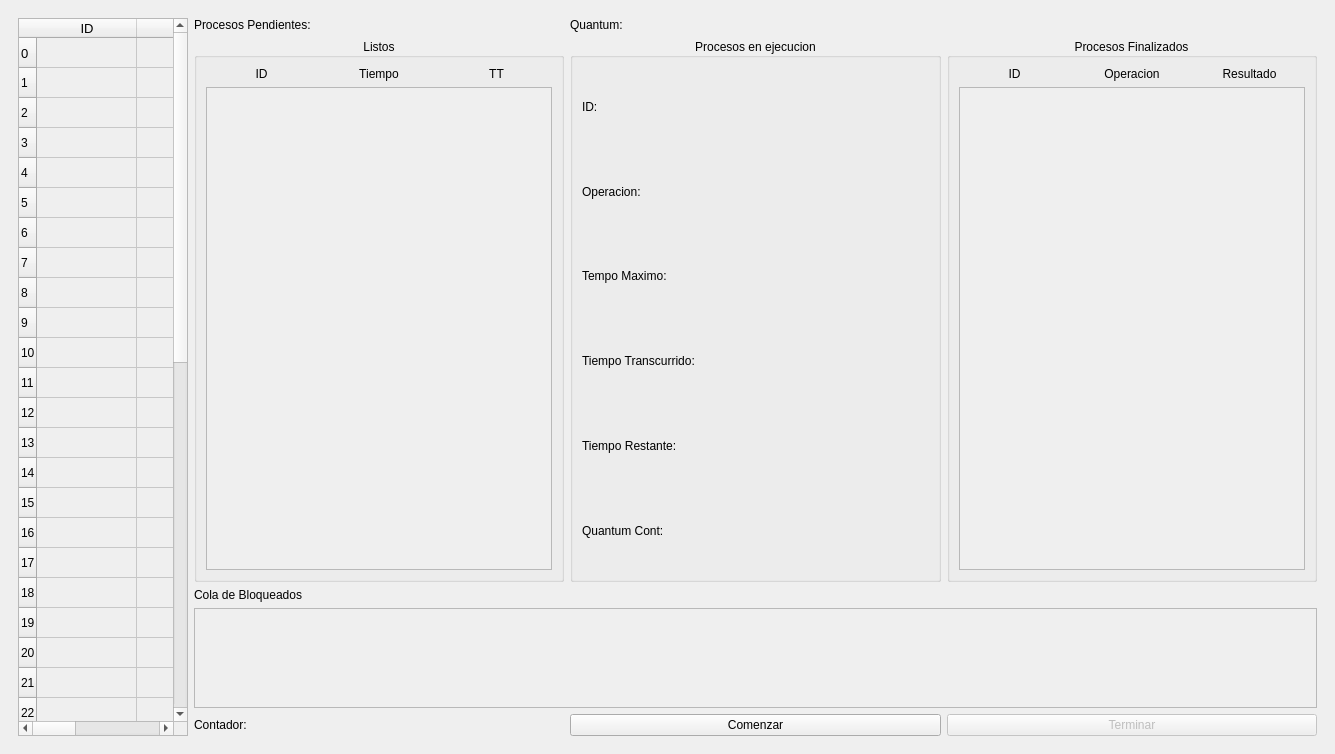
<?xml version="1.0" encoding="UTF-8"?>
<ui version="4.0">
 <class>MainWindow</class>
 <widget class="QMainWindow" name="MainWindow">
  <property name="geometry">
   <rect>
    <x>0</x>
    <y>0</y>
    <width>1335</width>
    <height>754</height>
   </rect>
  </property>
  <property name="windowTitle">
   <string>ZamaxSO</string>
  </property>
  <property name="windowIcon">
   <iconset resource="recursos.qrc">
    <normaloff>:/Styles/icono.ico</normaloff>:/Styles/icono.ico</iconset>
  </property>
  <widget class="QWidget" name="centralwidget">
   <layout class="QGridLayout" name="gridLayout">
    <item row="0" column="0">
     <widget class="QStackedWidget" name="pagesSW">
      <property name="layoutDirection">
       <enum>Qt::LeftToRight</enum>
      </property>
      <property name="autoFillBackground">
       <bool>false</bool>
      </property>
      <property name="inputMethodHints">
       <set>Qt::ImhDigitsOnly</set>
      </property>
      <property name="currentIndex">
       <number>1</number>
      </property>
      <widget class="QWidget" name="setProcessPage">
       <layout class="QGridLayout" name="gridLayout_2">
        <item row="0" column="0">
         <widget class="QGroupBox" name="howManyProcessGB">
          <property name="maximumSize">
           <size>
            <width>636</width>
            <height>279</height>
           </size>
          </property>
          <property name="styleSheet">
           <string notr="true">font: 14pt &quot;Century Gothic&quot;;

</string>
          </property>
          <property name="title">
           <string/>
          </property>
          <layout class="QGridLayout" name="gridLayout_3">
           <item row="3" column="1">
            <widget class="QLineEdit" name="insertQuantumLE"/>
           </item>
           <item row="2" column="1">
            <widget class="QLineEdit" name="numOfProcessLE">
             <property name="inputMethodHints">
              <set>Qt::ImhNone</set>
             </property>
            </widget>
           </item>
           <item row="3" column="0">
            <widget class="QLabel" name="insertQuantumLB">
             <property name="text">
              <string>Quantum</string>
             </property>
            </widget>
           </item>
           <item row="4" column="1">
            <widget class="QPushButton" name="numOfProcessPB">
             <property name="enabled">
              <bool>false</bool>
             </property>
             <property name="text">
              <string>OK</string>
             </property>
            </widget>
           </item>
           <item row="0" column="0" colspan="2">
            <widget class="QLabel" name="welcomeMsgLB">
             <property name="text">
              <string>¡Bienvenido a ZamaxSO!
 El sistema de simulacion de procesamiento mediante el algoritmo de planificacion &quot;Round Robin&quot;. 
Por favor digite la cantidad de procesos que desea realizar y el quantum o tiempo que cada proceso hará uso del procesador.</string>
             </property>
             <property name="scaledContents">
              <bool>false</bool>
             </property>
             <property name="alignment">
              <set>Qt::AlignCenter</set>
             </property>
             <property name="wordWrap">
              <bool>true</bool>
             </property>
            </widget>
           </item>
           <item row="2" column="0">
            <widget class="QLabel" name="numOfProcessLB">
             <property name="text">
              <string>No. Procesos: </string>
             </property>
            </widget>
           </item>
          </layout>
         </widget>
        </item>
        <item row="0" column="1">
         <widget class="QLabel" name="logoLB">
          <property name="maximumSize">
           <size>
            <width>320</width>
            <height>300</height>
           </size>
          </property>
          <property name="text">
           <string/>
          </property>
          <property name="pixmap">
           <pixmap resource="recursos.qrc">:/Styles/Logo.PNG</pixmap>
          </property>
          <property name="scaledContents">
           <bool>true</bool>
          </property>
         </widget>
        </item>
       </layout>
      </widget>
      <widget class="QWidget" name="executeProcessPage">
       <property name="styleSheet">
        <string notr="true">font: 14pt &quot;Century Gothic&quot;;</string>
       </property>
       <layout class="QGridLayout" name="gridLayout_5">
        <item row="1" column="1">
         <widget class="QGroupBox" name="readyProcessGB">
          <property name="maximumSize">
           <size>
            <width>392</width>
            <height>16777215</height>
           </size>
          </property>
          <property name="title">
           <string>Listos</string>
          </property>
          <property name="alignment">
           <set>Qt::AlignCenter</set>
          </property>
          <layout class="QGridLayout" name="gridLayout_4">
           <item row="0" column="1">
            <widget class="QLabel" name="timeColumnLB">
             <property name="maximumSize">
              <size>
               <width>16777215</width>
               <height>20</height>
              </size>
             </property>
             <property name="text">
              <string>Tiempo</string>
             </property>
             <property name="alignment">
              <set>Qt::AlignCenter</set>
             </property>
            </widget>
           </item>
           <item row="0" column="0">
            <widget class="QLabel" name="nameColumnLB">
             <property name="maximumSize">
              <size>
               <width>16777215</width>
               <height>20</height>
              </size>
             </property>
             <property name="text">
              <string>ID</string>
             </property>
             <property name="alignment">
              <set>Qt::AlignCenter</set>
             </property>
            </widget>
           </item>
           <item row="0" column="2">
            <widget class="QLabel" name="ttLB_2">
             <property name="text">
              <string>TT</string>
             </property>
             <property name="alignment">
              <set>Qt::AlignCenter</set>
             </property>
            </widget>
           </item>
           <item row="1" column="0" colspan="3">
            <widget class="QScrollArea" name="pendientProcessSA">
             <property name="widgetResizable">
              <bool>true</bool>
             </property>
             <widget class="QWidget" name="scrollAreaWidgetContents">
              <property name="geometry">
               <rect>
                <x>0</x>
                <y>0</y>
                <width>344</width>
                <height>441</height>
               </rect>
              </property>
              <layout class="QGridLayout" name="gridLayout_10">
               <item row="0" column="0">
                <layout class="QGridLayout" name="pendientProcessGL"/>
               </item>
              </layout>
             </widget>
            </widget>
           </item>
          </layout>
         </widget>
        </item>
        <item row="4" column="3">
         <widget class="QPushButton" name="finishPB">
          <property name="enabled">
           <bool>false</bool>
          </property>
          <property name="text">
           <string>Terminar</string>
          </property>
         </widget>
        </item>
        <item row="3" column="1" colspan="3">
         <widget class="QScrollArea" name="blockedSA">
          <property name="maximumSize">
           <size>
            <width>16777215</width>
            <height>100</height>
           </size>
          </property>
          <property name="widgetResizable">
           <bool>true</bool>
          </property>
          <widget class="QWidget" name="scrollAreaWidgetContents_3">
           <property name="geometry">
            <rect>
             <x>0</x>
             <y>0</y>
             <width>1121</width>
             <height>98</height>
            </rect>
           </property>
           <layout class="QGridLayout" name="gridLayout_13">
            <item row="1" column="0">
             <layout class="QGridLayout" name="blockedGL"/>
            </item>
           </layout>
          </widget>
         </widget>
        </item>
        <item row="4" column="2">
         <widget class="QPushButton" name="startPB">
          <property name="text">
           <string>Comenzar</string>
          </property>
         </widget>
        </item>
        <item row="1" column="2">
         <widget class="QGroupBox" name="executeProcessGB">
          <property name="maximumSize">
           <size>
            <width>392</width>
            <height>16777215</height>
           </size>
          </property>
          <property name="title">
           <string>Procesos en ejecucion</string>
          </property>
          <property name="alignment">
           <set>Qt::AlignCenter</set>
          </property>
          <layout class="QGridLayout" name="gridLayout_8">
           <item row="4" column="0">
            <widget class="QLabel" name="trLB">
             <property name="text">
              <string>Tiempo Restante: </string>
             </property>
            </widget>
           </item>
           <item row="3" column="0">
            <widget class="QLabel" name="ttLB">
             <property name="text">
              <string>Tiempo Transcurrido: </string>
             </property>
            </widget>
           </item>
           <item row="0" column="0">
            <widget class="QLabel" name="nameLB">
             <property name="text">
              <string>ID: </string>
             </property>
            </widget>
           </item>
           <item row="1" column="0">
            <widget class="QLabel" name="opLB">
             <property name="text">
              <string>Operacion:</string>
             </property>
            </widget>
           </item>
           <item row="2" column="0">
            <widget class="QLabel" name="tmLB">
             <property name="text">
              <string>Tempo Maximo:</string>
             </property>
            </widget>
           </item>
           <item row="5" column="0">
            <widget class="QLabel" name="quantumContLB">
             <property name="text">
              <string>Quantum Cont: </string>
             </property>
            </widget>
           </item>
          </layout>
         </widget>
        </item>
        <item row="4" column="1">
         <widget class="QLabel" name="globalContLB">
          <property name="text">
           <string>Contador: </string>
          </property>
         </widget>
        </item>
        <item row="0" column="2">
         <widget class="QLabel" name="quantumLB">
          <property name="text">
           <string>Quantum: </string>
          </property>
         </widget>
        </item>
        <item row="2" column="1">
         <widget class="QLabel" name="blockedLB">
          <property name="text">
           <string>Cola de Bloqueados</string>
          </property>
         </widget>
        </item>
        <item row="1" column="3">
         <widget class="QGroupBox" name="finishedProcesGB">
          <property name="maximumSize">
           <size>
            <width>392</width>
            <height>16777215</height>
           </size>
          </property>
          <property name="title">
           <string>Procesos Finalizados</string>
          </property>
          <property name="alignment">
           <set>Qt::AlignCenter</set>
          </property>
          <layout class="QGridLayout" name="gridLayout_9">
           <item row="0" column="2">
            <widget class="QLabel" name="resultColumnLB">
             <property name="maximumSize">
              <size>
               <width>16777215</width>
               <height>20</height>
              </size>
             </property>
             <property name="text">
              <string>Resultado</string>
             </property>
             <property name="alignment">
              <set>Qt::AlignCenter</set>
             </property>
            </widget>
           </item>
           <item row="0" column="1">
            <widget class="QLabel" name="operationColumnLB">
             <property name="maximumSize">
              <size>
               <width>16777215</width>
               <height>20</height>
              </size>
             </property>
             <property name="text">
              <string>Operacion</string>
             </property>
             <property name="alignment">
              <set>Qt::AlignCenter</set>
             </property>
            </widget>
           </item>
           <item row="0" column="0">
            <widget class="QLabel" name="idColumnLB">
             <property name="maximumSize">
              <size>
               <width>16777215</width>
               <height>20</height>
              </size>
             </property>
             <property name="text">
              <string>ID</string>
             </property>
             <property name="alignment">
              <set>Qt::AlignCenter</set>
             </property>
            </widget>
           </item>
           <item row="1" column="0" colspan="3">
            <widget class="QScrollArea" name="finishProcessSA">
             <property name="maximumSize">
              <size>
               <width>392</width>
               <height>16777215</height>
              </size>
             </property>
             <property name="widgetResizable">
              <bool>true</bool>
             </property>
             <widget class="QWidget" name="widget">
              <property name="geometry">
               <rect>
                <x>0</x>
                <y>0</y>
                <width>344</width>
                <height>443</height>
               </rect>
              </property>
              <layout class="QGridLayout" name="gridLayout_6">
               <item row="0" column="0">
                <layout class="QGridLayout" name="finishProcessGL"/>
               </item>
              </layout>
             </widget>
            </widget>
           </item>
          </layout>
         </widget>
        </item>
        <item row="0" column="1">
         <widget class="QLabel" name="contOfBatchesLB">
          <property name="text">
           <string>Procesos Pendientes: </string>
          </property>
         </widget>
        </item>
        <item row="0" column="0" rowspan="5">
         <widget class="QTableWidget" name="frameTable">
          <property name="enabled">
           <bool>false</bool>
          </property>
          <property name="maximumSize">
           <size>
            <width>170</width>
            <height>16777215</height>
           </size>
          </property>
          <property name="styleSheet">
           <string notr="true">font: 10pt &quot;MS PGothic&quot;;
color: rgb(0, 0, 0);</string>
          </property>
          <row>
           <property name="text">
            <string>0</string>
           </property>
           <property name="font">
            <font>
             <pointsize>10</pointsize>
            </font>
           </property>
          </row>
          <row>
           <property name="text">
            <string>1</string>
           </property>
          </row>
          <row>
           <property name="text">
            <string>2</string>
           </property>
          </row>
          <row>
           <property name="text">
            <string>3</string>
           </property>
          </row>
          <row>
           <property name="text">
            <string>4</string>
           </property>
          </row>
          <row>
           <property name="text">
            <string>5</string>
           </property>
          </row>
          <row>
           <property name="text">
            <string>6</string>
           </property>
          </row>
          <row>
           <property name="text">
            <string>7</string>
           </property>
          </row>
          <row>
           <property name="text">
            <string>8</string>
           </property>
          </row>
          <row>
           <property name="text">
            <string>9</string>
           </property>
          </row>
          <row>
           <property name="text">
            <string>10</string>
           </property>
          </row>
          <row>
           <property name="text">
            <string>11</string>
           </property>
          </row>
          <row>
           <property name="text">
            <string>12</string>
           </property>
          </row>
          <row>
           <property name="text">
            <string>13</string>
           </property>
          </row>
          <row>
           <property name="text">
            <string>14</string>
           </property>
          </row>
          <row>
           <property name="text">
            <string>15</string>
           </property>
          </row>
          <row>
           <property name="text">
            <string>16</string>
           </property>
          </row>
          <row>
           <property name="text">
            <string>17</string>
           </property>
          </row>
          <row>
           <property name="text">
            <string>18</string>
           </property>
          </row>
          <row>
           <property name="text">
            <string>19</string>
           </property>
          </row>
          <row>
           <property name="text">
            <string>20</string>
           </property>
          </row>
          <row>
           <property name="text">
            <string>21</string>
           </property>
          </row>
          <row>
           <property name="text">
            <string>22</string>
           </property>
          </row>
          <row>
           <property name="text">
            <string>23</string>
           </property>
          </row>
          <row>
           <property name="text">
            <string>24</string>
           </property>
          </row>
          <row>
           <property name="text">
            <string>25</string>
           </property>
          </row>
          <row>
           <property name="text">
            <string>26</string>
           </property>
          </row>
          <row>
           <property name="text">
            <string>27</string>
           </property>
          </row>
          <row>
           <property name="text">
            <string>28</string>
           </property>
          </row>
          <row>
           <property name="text">
            <string>29</string>
           </property>
          </row>
          <row>
           <property name="text">
            <string>30</string>
           </property>
          </row>
          <row>
           <property name="text">
            <string>31</string>
           </property>
          </row>
          <row>
           <property name="text">
            <string>32</string>
           </property>
          </row>
          <row>
           <property name="text">
            <string>33</string>
           </property>
          </row>
          <row>
           <property name="text">
            <string>34</string>
           </property>
          </row>
          <row>
           <property name="text">
            <string>35</string>
           </property>
          </row>
          <row>
           <property name="text">
            <string>36</string>
           </property>
          </row>
          <row>
           <property name="text">
            <string>37</string>
           </property>
          </row>
          <row>
           <property name="text">
            <string>38</string>
           </property>
          </row>
          <row>
           <property name="text">
            <string>39</string>
           </property>
          </row>
          <row>
           <property name="text">
            <string>40</string>
           </property>
          </row>
          <row>
           <property name="text">
            <string>41</string>
           </property>
          </row>
          <row>
           <property name="text">
            <string>42</string>
           </property>
          </row>
          <row>
           <property name="text">
            <string>43</string>
           </property>
          </row>
          <row>
           <property name="text">
            <string>44</string>
           </property>
          </row>
          <column>
           <property name="text">
            <string>ID</string>
           </property>
           <property name="font">
            <font>
             <pointsize>10</pointsize>
            </font>
           </property>
          </column>
          <column>
           <property name="text">
            <string>Pag</string>
           </property>
           <property name="font">
            <font>
             <pointsize>10</pointsize>
            </font>
           </property>
          </column>
          <column>
           <property name="text">
            <string>Estado</string>
           </property>
           <property name="font">
            <font>
             <pointsize>10</pointsize>
            </font>
           </property>
          </column>
          <item row="0" column="0">
           <property name="text">
            <string/>
           </property>
          </item>
         </widget>
        </item>
       </layout>
      </widget>
      <widget class="QWidget" name="showResultsPage">
       <layout class="QGridLayout" name="gridLayout_7">
        <item row="0" column="0">
         <widget class="QScrollArea" name="resultsSA">
          <property name="widgetResizable">
           <bool>true</bool>
          </property>
          <widget class="QWidget" name="scrollAreaWidgetContents_2">
           <property name="geometry">
            <rect>
             <x>0</x>
             <y>0</y>
             <width>98</width>
             <height>28</height>
            </rect>
           </property>
           <layout class="QGridLayout" name="gridLayout_12">
            <item row="0" column="0">
             <layout class="QGridLayout" name="resultsGL"/>
            </item>
           </layout>
          </widget>
         </widget>
        </item>
       </layout>
      </widget>
      <widget class="QWidget" name="bcpPage">
       <layout class="QGridLayout" name="gridLayout_24">
        <item row="0" column="0">
         <widget class="QFrame" name="frame">
          <property name="frameShape">
           <enum>QFrame::StyledPanel</enum>
          </property>
          <property name="frameShadow">
           <enum>QFrame::Raised</enum>
          </property>
          <layout class="QGridLayout" name="gridLayout_11">
           <item row="1" column="0">
            <widget class="QTableWidget" name="bcpTW">
             <property name="enabled">
              <bool>false</bool>
             </property>
             <property name="minimumSize">
              <size>
               <width>0</width>
               <height>0</height>
              </size>
             </property>
             <property name="maximumSize">
              <size>
               <width>1100</width>
               <height>16777215</height>
              </size>
             </property>
             <property name="styleSheet">
              <string notr="true">color: rgb(0, 0, 0);
background-color: rgb(255, 200, 11);
font: 14pt &quot;Century Gothic&quot;;</string>
             </property>
             <property name="editTriggers">
              <set>QAbstractItemView::AllEditTriggers</set>
             </property>
             <column>
              <property name="text">
               <string>Id</string>
              </property>
             </column>
             <column>
              <property name="text">
               <string>Estado</string>
              </property>
             </column>
             <column>
              <property name="text">
               <string>Operacion</string>
              </property>
             </column>
             <column>
              <property name="text">
               <string>Resultado</string>
              </property>
             </column>
             <column>
              <property name="text">
               <string>Llegada</string>
              </property>
             </column>
             <column>
              <property name="text">
               <string>Finalizacion</string>
              </property>
             </column>
             <column>
              <property name="text">
               <string>Retorno</string>
              </property>
             </column>
             <column>
              <property name="text">
               <string>Espera</string>
              </property>
             </column>
             <column>
              <property name="text">
               <string>Servicio</string>
              </property>
             </column>
             <column>
              <property name="text">
               <string>Restante</string>
              </property>
             </column>
             <column>
              <property name="text">
               <string>Respuesta</string>
              </property>
             </column>
             <column>
              <property name="text">
               <string>Bloqueado</string>
              </property>
             </column>
            </widget>
           </item>
           <item row="0" column="0" alignment="Qt::AlignHCenter">
            <widget class="QLabel" name="bcpTitleLB">
             <property name="minimumSize">
              <size>
               <width>450</width>
               <height>42</height>
              </size>
             </property>
             <property name="maximumSize">
              <size>
               <width>450</width>
               <height>50</height>
              </size>
             </property>
             <property name="styleSheet">
              <string notr="true">color: rgb(0, 0, 0);
background-color: rgb(255, 200, 11);
font: 14pt &quot;Century Gothic&quot;;</string>
             </property>
             <property name="text">
              <string>Tabla de Bloque de Control de Procesos</string>
             </property>
             <property name="alignment">
              <set>Qt::AlignCenter</set>
             </property>
            </widget>
           </item>
          </layout>
         </widget>
        </item>
       </layout>
      </widget>
     </widget>
    </item>
   </layout>
  </widget>
 </widget>
 <resources>
  <include location="recursos.qrc"/>
 </resources>
 <connections/>
</ui>
